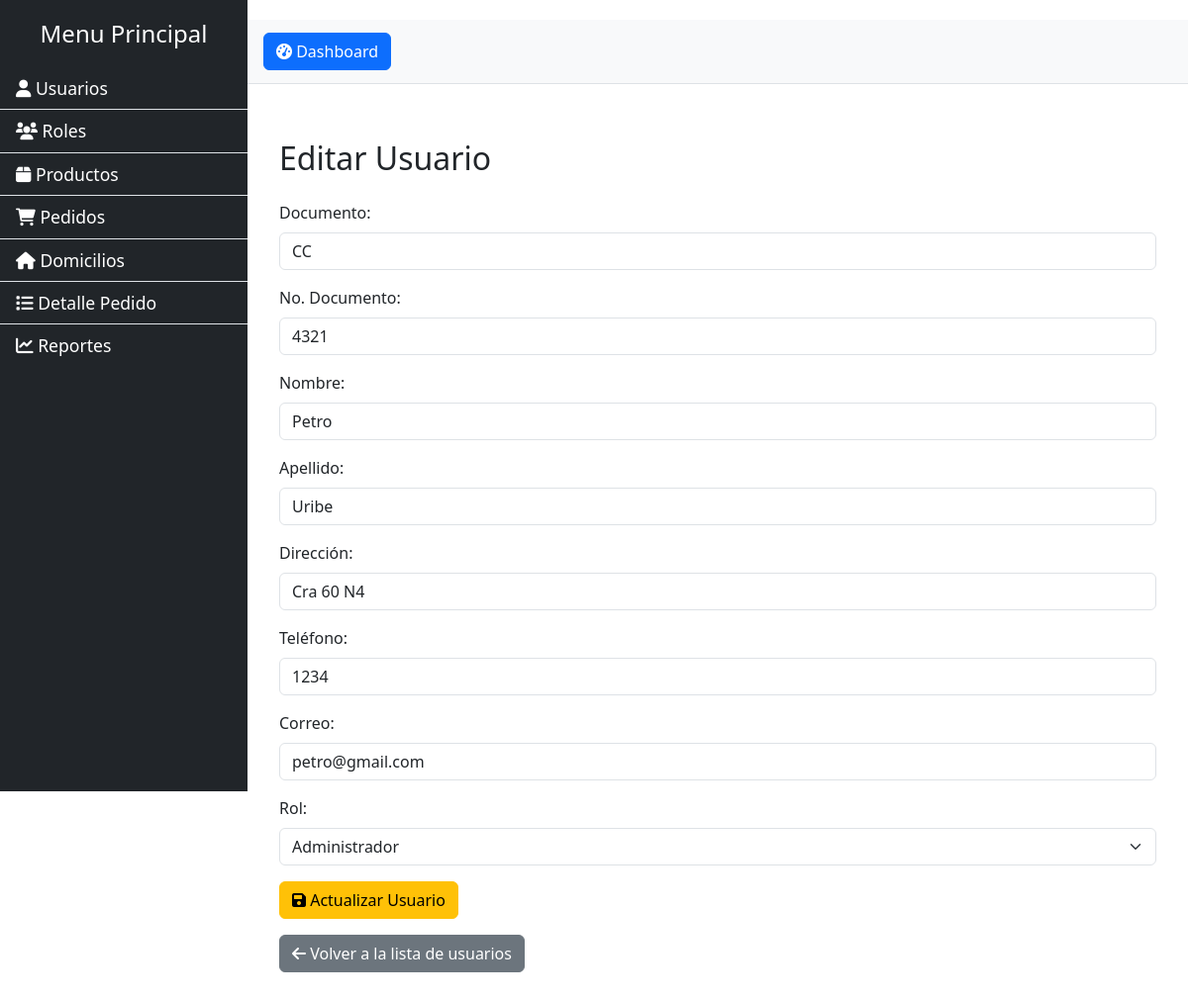
Screenshot of /controller/UsuarioController.php?action=edit&id=2 with the database file from the repository.
### tables this page shows
CREATE TABLE Usuario (
  Idusuario INT AUTO_INCREMENT PRIMARY KEY, 
  Documentousuario VARCHAR(30) NOT NULL,
  Nodocumento INT NOT NULL,
  Nombreusuario VARCHAR(40) NOT NULL,
  Apellidousuario VARCHAR(40) NOT NULL,
  Direccionusuario VARCHAR(50) NOT NULL,
  Telusuario VARCHAR(15) NOT NULL,
  Correousuario VARCHAR(50) NOT NULL,
  Claveusuario VARCHAR(30) NOT NULL,
  Estadousuario VARCHAR(30) NOT NULL,
  Idrolusuariofk INT,
  FOREIGN KEY (Idrolusuariofk) REFERENCES Rol(Idrolusuario)
);

CREATE TABLE Rol (
  Idrolusuario INT AUTO_INCREMENT PRIMARY KEY,
  Descripcionrol VARCHAR(40) NOT NULL,
  Estadorol VARCHAR(40) NOT NULL
);

### model/Conexion.php (called while the page is built)
<?php
class Conexion {
    private $host = 'localhost';
    private $db = 'f_saltos';
    private $user = 'root';
    private $pass = '';
    public function conectar() {
        try {
            $conexion = new PDO("mysql:host=$this->host;dbname=$this->db", $this->user, $this->pass);
            $conexion->setAttribute(PDO::ATTR_ERRMODE, PDO::ERRMODE_EXCEPTION);
            return $conexion;
        } catch (PDOException $e) {
            echo "Error de conexión: " . $e->getMessage();
            return null;
        }
    }
    public function ejecutar($sql, $params = []) {
        $conexion = $this->conectar();
        if ($conexion) {
            $stmt = $conexion->prepare($sql);
            $stmt->execute($params);
            return $stmt;
        }
        return null;
    }
}
?>

### model/clsUsuario.php (called while the page is built, shortened)
<?php
require_once('Conexion.php');
class Usuario extends Conexion {
public function getUsuarioById($id) {
        return $this->ejecutar("SELECT u.*, r.Descripcionrol FROM Usuario u JOIN Rol r ON u.Idrolusuariofk = r.Idrolusuario WHERE u.Idusuario = ?", [$id])->fetch(PDO::FETCH_ASSOC);
    }
public function getAllRoles() {
	$sql = "SELECT * FROM Rol";
	return $this->ejecutar($sql)->fetchAll(PDO::FETCH_ASSOC);
}
}
?>

### view/EditUsuarioView.php (the view, shortened to what this page needs)
<?php
require_once('../model/clsUsuario.php');
$usuarioModel = new Usuario();
$user = $usuarioModel->getUsuarioById($_GET['id']);
$roles = $usuarioModel->getAllRoles();
?>
<!DOCTYPE html>
<html lang="en">
<head>
    <link rel="stylesheet" href="../applications/css/dashboard.css">
    <link href="https://cdn.jsdelivr.net/npm/bootstrap@5.3.0/dist/css/bootstrap.min.css" rel="stylesheet">
    <link rel="stylesheet" href="https://cdnjs.cloudflare.com/ajax/libs/font-awesome/6.0.0-beta3/css/all.min.css">
</head>
<body>
    <div class="d-flex" id="wrapper">
        <div class="bg-dark border-right" id="sidebar-wrapper">
            <div class="sidebar-heading text-white">Menu Principal</div>
            <div class="list-group list-group-flush">
                <a href="../view/UsuarioView.php" class="list-group-item list-group-item-action bg-dark text-white" id="crud-usuario">
                    <i class="fas fa-user"></i> Usuarios
                </a>
                <a href="../view/RolView.php" class="list-group-item list-group-item-action bg-dark text-white" id="crud-rol">
                    <i class="fas fa-users"></i> Roles
                </a>
                <a href="../view/ProductoView.php" class="list-group-item list-group-item-action bg-dark text-white" id="crud-producto">
                    <i class="fas fa-box"></i> Productos
                </a>
                <a href="../view/PedidoView.php" class="list-group-item list-group-item-action bg-dark text-white" id="crud-pedido">
                    <i class="fas fa-shopping-cart"></i> Pedidos
                </a>
                <a href="../view/DomicilioView.php" class="list-group-item list-group-item-action bg-dark text-white" id="crud-domicilio">
                    <i class="fas fa-home"></i> Domicilios
                </a>
                <a href="../view/DetallePedidoView.php" class="list-group-item list-group-item-action bg-dark text-white" id="crud-detallepedido">
                    <i class="fas fa-list"></i> Detalle Pedido
                </a>
                <a href="../view/ReportesView.php" class="list-group-item list-group-item-action bg-dark text-white" id="reportes">
                    <i class="fas fa-chart-line"></i> Reportes
                </a>
            </div>
        </div>
        <div id="page-content-wrapper">
            <nav class="navbar navbar-expand-lg navbar-light bg-light border-bottom">
                <a class="navbar-brand" href="../view/Dashboard.php"><button class="btn btn-primary" id="menu-toggle"><i class="fas fa-tachometer-alt"></i> Dashboard</button></a>
            </nav>
            <div class="container-fluid" id="main-content">
                <h2 class="mt-4">Editar Usuario</h2>
                <form action="../controller/UsuarioController.php?action=edit&id=<?php echo htmlspecialchars($user['Idusuario']); ?>" method="POST" class='mt-4'>
                    <div class='mb-3'>
                        <label for='documento' class='form-label'>Documento:</label>
                        <input type='text' id='documento' name='documento' value="<?php echo htmlspecialchars($user['Documentousuario']); ?>" required class='form-control'>
                    </div>
                    <div class='mb-3'>
                        <label for='nodocumento' class='form-label'>No. Documento:</label>
                        <input type='number' id='nodocumento' name='nodocumento' value="<?php echo htmlspecialchars($user['Nodocumento']); ?>" required class='form-control'>
                    </div>
                    <div class='mb-3'>
                        <label for='nombre' class='form-label'>Nombre:</label>
                        <input type='text' id='nombre' name='nombre' value="<?php echo htmlspecialchars($user['Nombreusuario']); ?>" required class='form-control'>
                    </div>
                    <div class='mb-3'>
                        <label for='apellido' class='form-label'>Apellido:</label>
                        <input type='text' id='apellido' name='apellido' value="<?php echo htmlspecialchars($user['Apellidousuario']); ?>" required class='form-control'>
                    </div>
                    <div class='mb-3'>
                        <label for='direccion' class='form-label'>Dirección:</label>
                        <input type='text' id='direccion' name='direccion' value="<?php echo htmlspecialchars($user['Direccionusuario']); ?>" required class='form-control'>
                    </div>
                    <div class='mb-3'>
                        <label for='telefono' class='form-label'>Teléfono:</label>
                        <input type='text' id='telefono' name='telefono' value="<?php echo htmlspecialchars($user['Telusuario']); ?>" required class='form-control'>
                    </div>
                    <div class='mb-3'>
                        <label for='correo' class='form-label'>Correo:</label>
                        <input type='email' id='correo' name='correo' value="<?php echo htmlspecialchars($user['Correousuario']); ?>" required class='form-control'>
                    </div>
                    <div class='mb-3'>
                        <label for='idrol' class='form-label'>Rol:</label>
                        <select id='idrol' name='idrol' required class='form-select'>
                            <?php foreach ($roles as $role): ?>
                                <option value="<?= htmlspecialchars($role['Idrolusuario']) ?>" <?= ($role['Idrolusuario'] == $user['Idrolusuariofk']) ? 'selected' : '' ?>>
                                    <?= htmlspecialchars($role['Descripcionrol']) ?>
                                </option>
                            <?php endforeach; ?>
                        </select>
                    </div>
                    <button type='submit' class='btn btn-warning'>
                        <i class='fas fa-save'></i> Actualizar Usuario
                    </button>
                </form>
                <a href="../view/UsuarioView.php" class='btn btn-secondary mt-3'>
                    <i class='fas fa-arrow-left'></i> Volver a la lista de usuarios
                </a>
            </div>
        </div>
    </div>
</body>
</html>

### applications/css/dashboard.css (style rules this page uses)
body { font-family: 'Arial', sans-serif; }
#wrapper { display: flex; width: 100%; }
#sidebar-wrapper { width: 250px; position: fixed; top: 0; left: 0; height: 100vh; z-index: 1000; background-color: #343a40; }
.sidebar-heading { padding: 1rem; font-size: 1.5rem; text-align: center; background-color: #212529; }
.list-group-item { padding: 15px; font-size: 1.1rem; }
#page-content-wrapper { width: 100%; padding-left: 250px; padding-top: 20px; }
#menu-toggle { margin-left: 1rem; }
#main-content { padding: 2rem; }

### rows the page displays
usuario: documento "CC", nodocumento "4321", nombre "Petro", apellido "Uribe", direccion "Cra 60 N4", telefono "1234", correo "petro@gmail.com", idrol "Administrador"
